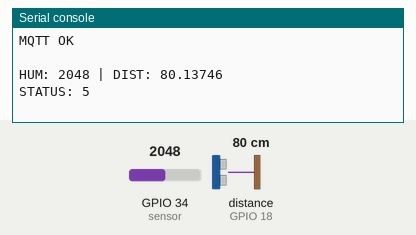
Bench run of a program on a simulated ESP32 board running MicroPython. Shown: the last lines printed to the serial console. Inputs (shaded band) come from the test bench; at power-on: distance to the obstacle (sensor on GPIO 18) 80 cm, GPIO 34 (sensor) = 2048 (analog values on the 0–4095 scale). The echo pulse lasts 58.3 µs per cm; WiFi joins after 1.5 s; no MQTT or app messages arrive unless stated; the clock reads 2024-03-15 10:24:30 at power-on unless the program sets it.

Above: at 3.2 s.
3.3 s: distance to the obstacle (sensor on GPIO 18) set to 2 cm
At 4.1 s:
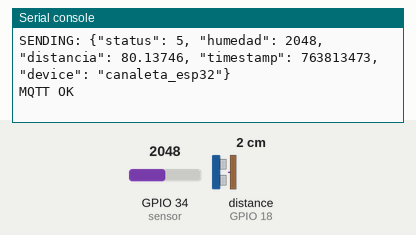
4.9 s: GPIO 34 (sensor) set to 2866
At 6.3 s:
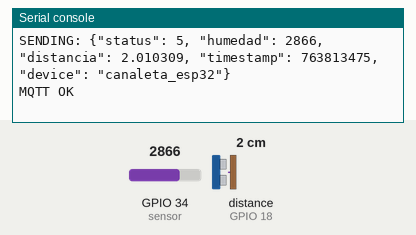
6.5 s: distance to the obstacle (sensor on GPIO 18) set to 4 cm
At 7.2 s:
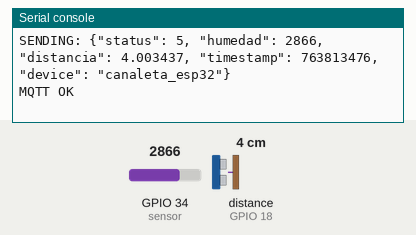
8.1 s: GPIO 34 (sensor) set to 3603
At 9.9 s:
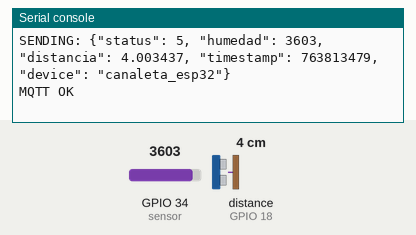
Timing chart, 0 to 10.7 s (numbered marks = the images above; inputs shaded):
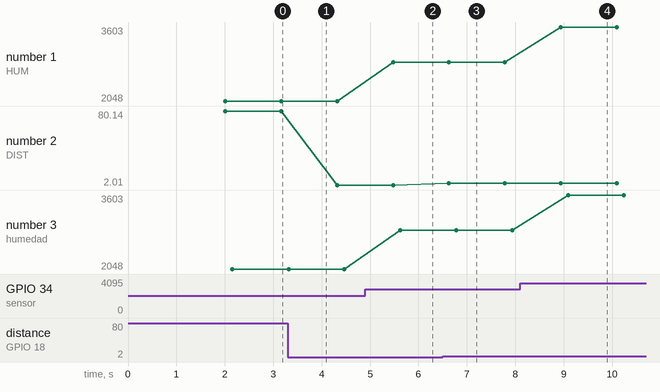

The program:

main.py
```python
from umqtt.simple import MQTTClient
from machine import Pin, ADC, time_pulse_us
import time, network, ujson

SSID = "Starlink Web"
PASSWORD = "wrpnaTDD0426"

BROKER = "test.mosquitto.org"
PORT = 1883
CLIENT_ID = "esp32-canaleta"
TOPIC = b"alerta/canaleta"

sensor = ADC(Pin(34))
sensor.atten(ADC.ATTN_11DB)

TRIG = Pin(5, Pin.OUT)
ECHO = Pin(18, Pin.IN)

def medir_distancia():
    TRIG.off()
    time.sleep_us(2)
    TRIG.on()
    time.sleep_us(10)
    TRIG.off()
    d = time_pulse_us(ECHO, 1, 30000)
    if d <= 0:
        return -1
    return (d / 2) / 29.1

def connect_wifi():
    wlan = network.WLAN(network.STA_IF)
    wlan.active(True)
    wlan.connect(SSID, PASSWORD)
    while not wlan.isconnected():
        print("Conectando WiFi...")
        time.sleep(1)
    print("WiFi OK:", wlan.ifconfig())

def send_payload(status, humedad, distancia):
    client = MQTTClient(CLIENT_ID, BROKER, PORT)
    client.connect()
    payload = {
        "status": status,
        "humedad": humedad,
        "distancia": distancia,
        "timestamp": time.time(),
        "device": "canaleta_esp32"
    }
    data = ujson.dumps(payload)
    print("SENDING:", data)
    client.publish(TOPIC, data)
    print("MQTT OK\n")
    client.disconnect()

connect_wifi()

while True:
    h = sensor.read()
    d = medir_distancia()

    print("HUM:", h, "| DIST:", d)

    if d == -1:
        status = 6
    elif d < 8 and h < 400:
        status = 8
    elif h > 1200:
        status = 5
    elif d < 5:
        status = 4
    elif 5 <= d < 10:
        status = 3
    elif 10 <= d < 15:
        status = 2
    else:
        status = 1

    print("STATUS:", status)
    send_payload(status, h, d)

    time.sleep(1)
```

Measured:
- after the input at 4.9 s, the serial console: prints a new line after 0.58 s (image 2)
- after the input at 6.5 s, the serial console: prints a new line after 0.13 s (image 3)
- after the input at 8.1 s, the serial console: prints a new line after 0.84 s (image 4)
- plotted number 1: 2048 → 2866 after the input at 4.9 s, 2866 → 3603 after the input at 8.1 s
- plotted number 2: 80.14 → 2.01 after the input at 3.3 s, 2.01 → 4 after the input at 6.5 s
- plotted number 3: 2048 → 2866 after the input at 4.9 s, 2866 → 3603 after the input at 8.1 s
